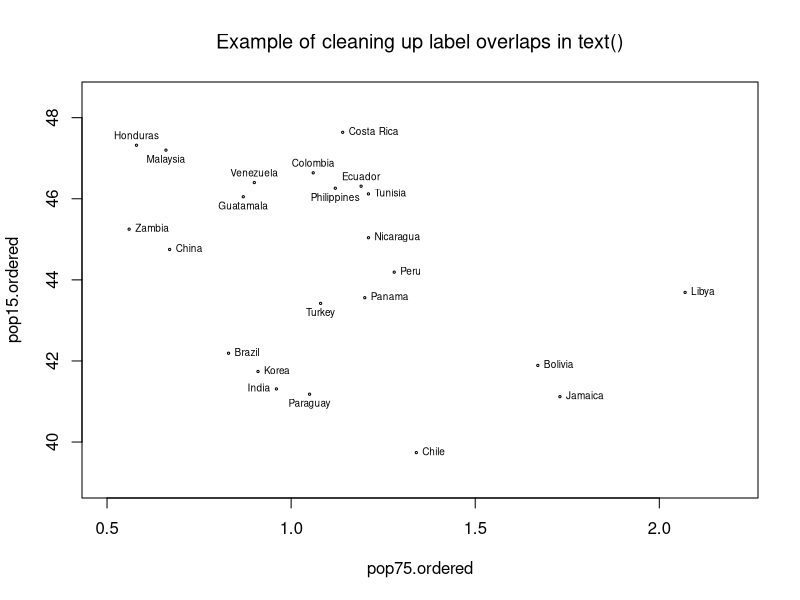

This chart was generated by the following R code:
ord = order( 
  LifeCycleSavings$pop75 
)
pop75.ordered = LifeCycleSavings$pop75[ ord ]
pop15.ordered = LifeCycleSavings$pop15[ ord ]
nms =c( 4, 3, 1, 4, 4, 1, 3, 4, 2, 1, 3, 1, 1, 
        4, 3, rep( 4, 35 ) )

plot( 
  pop75.ordered, 
  pop15.ordered, 
  main="Example of cleaning up label overlaps in text()",
  font.main=1, 
  cex=0.3, 
  xlim=c( 0.5, 2.2 ), 
  ylim=c( 39, 48.5 ) 
  )
text( 
  pop75.ordered, 
  pop15.ordered,
  row.names( 
    LifeCycleSavings[ ord, ] 
    ), 
  cex=0.6, 
  pos=nms, 
  offset=0.3 
  )
